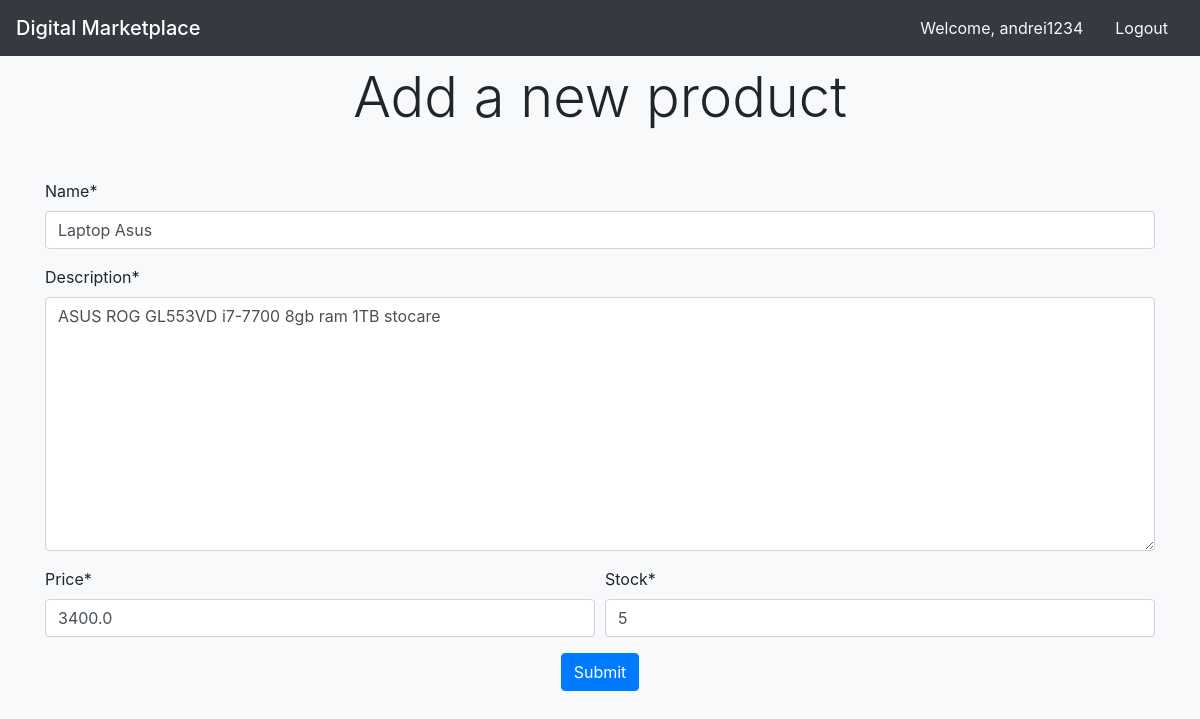
Page /my_products/1/edit/1 (signed in) on the committed database.
### app/models.py (models this page shows)
class Product(models.Model):
    name = models.CharField(max_length=50, error_messages={'required': 'This field is required',
                                                           'invalid': 'Name has maximum 50 characters!'
                                                           })
    description = models.CharField(max_length=300, error_messages={'required': 'This field is required',
                                                                   'invalid': 'Description has maximum 300 characters!'
                                                                   })
    price = models.FloatField(error_messages={'required': 'This field is required'})
    stock = models.PositiveIntegerField(error_messages={'required': 'This field is required',
                                                        'invalid': 'Stock must be greater or equal to 0!'
                                                        })
    user = models.ForeignKey(User, on_delete=models.CASCADE)

### app/views.py (the view, shortened to what this page needs)
# urls.py: path('my_products/<int:pk>/edit/<int:pk_product>', ProductEditView.as_view(), name='edit_product'),
class ProductEditView(LoginRequiredMixin, UpdateView):
    model = Product
    template_name = 'edit_product.html'
    form_class = AddProductForm
    pk_url_kwarg = 'pk_product'

### app/forms.py
class AddProductForm(forms.ModelForm):
    name = forms.CharField(label="Name", widget=forms.TextInput(attrs={'placeholder': 'Enter product name'}))
    description = forms.CharField(label="Description", widget=forms.Textarea(attrs={'placeholder': 'Enter product '
                                                                                                   'description'}),
                                  max_length=300, error_messages={'required': 'This field is required',
                                                                 'invalid': 'Product description has maximum 300 '
                                                                            'characters! '
                                                                 }
                                  )
    price = forms.FloatField(label="Price", widget=forms.TextInput(attrs={'placeholder': 'Enter product price'}))
    stock = forms.IntegerField(label="Stock", widget=forms.TextInput(attrs={'placeholder': 'Enter product stock'}))
    class Meta:
        model = Product
        fields = ('name', 'description', 'price', 'stock')

### app/templates/edit_product.html (shortened to what this page needs)
{% extends 'base.html' %}
{% load crispy_forms_tags %}
{% block content %}
  <h2 class="display-4 text-center my-5 pt-3">Add a new product</h2>
  <div class="container">
    <form method="post" class="form-group">
      {{ form.name|as_crispy_field }}
      {{ form.description|as_crispy_field }}
      <div class="form-row">
        <div class="form-group col-md-6 mb-0">
          {{ form.price|as_crispy_field }}
        </div>
        <div class="form-group col-md-6 mb-0">
          {{ form.stock|as_crispy_field }}
        </div>
      </div>
      <button class="btn btn-primary mx-auto d-block" type="submit">Submit</button>
    </form>
  </div>
{% endblock %}

### app/templates/nav.html
<nav class="navbar fixed-top navbar-dark bg-dark">
  <span class="navbar-brand mb-0 h1">Digital Marketplace</span>
    <ul class="nav">
      {% if user.is_authenticated %}
        <li class="nav-item">
          <a class="nav-link active text-light"> Welcome, {{ user.username }}</a>
        </li>
        <li class="nav-item">
          <a class="nav-link active text-light" href="{% url 'logout' %}">Logout</a>
        </li>
      {% endif %}
    </ul>
</nav>

### rows in the picture
Product: name "Laptop Asus", description "ASUS ROG GL553VD i7-7700 8gb ram 1TB stocare", price "3400.0", stock "5"

### other values in the picture
{{ user.username }} "andrei1234"
